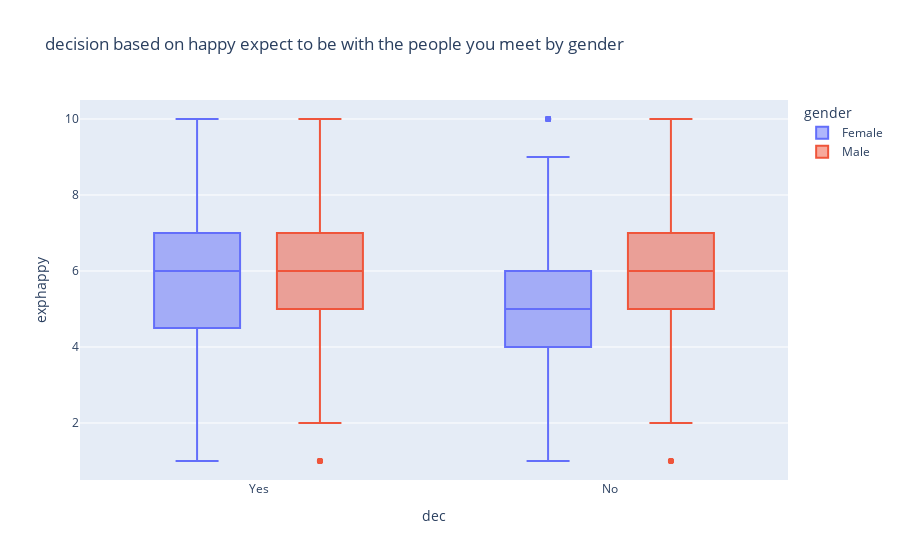

The notebook cell saved with this chart:
### Markdown cell above
* For male, in the case of yes, the scores are relatively identical but slightly higher for Sincere and Intelligent.
* In the case of no,the highest scores are also for the attributes "Sincere" and "Intelligent".
* The lowest are for attribute "Shared interests".

### Code cell
fig = px.box(dataset, 
            x = "dec",
            y = "exphappy",
            color = 'gender',
            title = "decision based on happy expect to be with the people you meet by gender"
            )
fig.show()

### Figure 1 — Plotly figure (JSON) as saved in the notebook; plotly's stock layout.template omitted (floating-point values rounded to 4 significant figures; data arrays with more than 128 entries replaced by an {"elided": "..."} marker saying what was removed)
{"data": [{"alignmentgroup": "True", "hovertemplate": "gender=Female<br>dec=%{x}<br>exphappy=%{y}<extra></extra>", "legendgroup": "Female", "marker": {"color": "#636efa"}, "name": "Female", "notched": false, "offsetgroup": "Female", "orientation": "v", "showlegend": true, "type": "box", "x": {"elided": "4184 str values"}, "x0": " ", "xaxis": "x", "y": {"elided": "4184 int values"}, "y0": " ", "yaxis": "y"}, {"alignmentgroup": "True", "hovertemplate": "gender=Male<br>dec=%{x}<br>exphappy=%{y}<extra></extra>", "legendgroup": "Male", "marker": {"color": "#EF553B"}, "name": "Male", "notched": false, "offsetgroup": "Male", "orientation": "v", "showlegend": true, "type": "box", "x": {"elided": "4194 str values"}, "x0": " ", "xaxis": "x", "y": {"elided": "4194 int values"}, "y0": " ", "yaxis": "y"}], "layout": {"boxmode": "group", "legend": {"title": {"text": "gender"}, "tracegroupgap": 0}, "title": {"text": "decision based on happy expect to be with the people you meet by gender"}, "xaxis": {"anchor": "y", "domain": [0, 1], "title": {"text": "dec"}}, "yaxis": {"anchor": "x", "domain": [0, 1], "title": {"text": "exphappy"}}}}
